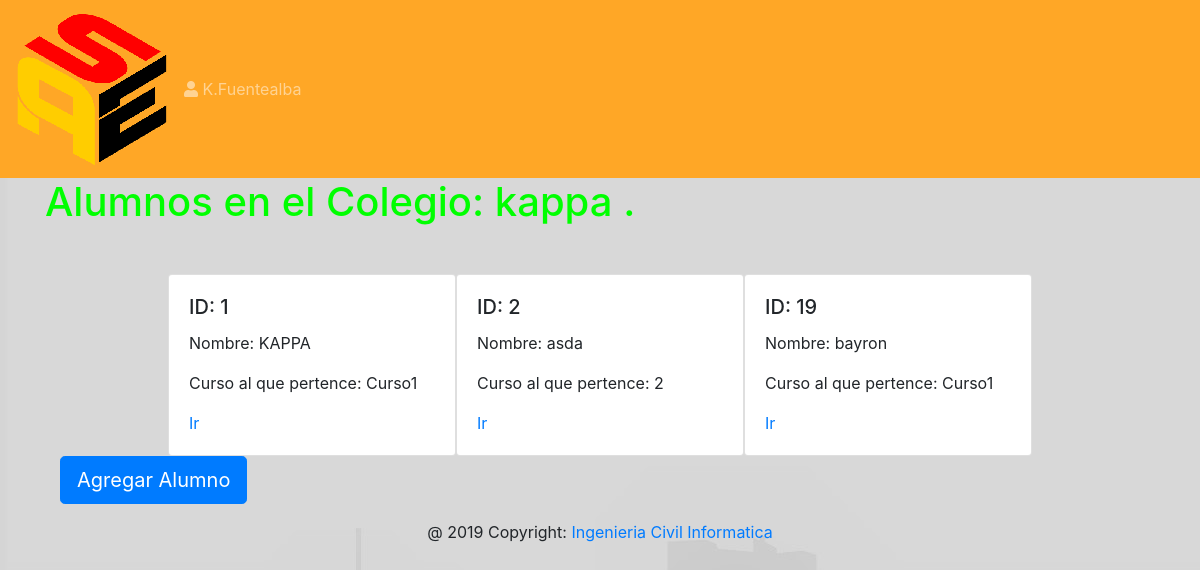
Page /Alumnos/ (signed in) on the committed database.
### Registro/models.py (models this page shows, shortened)
class Colegio(models.Model):
	nombre=models.CharField(max_length=20)
	comuna=models.CharField(max_length=20)
	direccion=models.CharField(max_length=20)
	colegios=models.Manager()

class Alumno(models.Model):
	user = models.OneToOneField(User, on_delete=models.CASCADE, blank=True, null=True)
	GENDER_CHOICES = (
        ('M', 'Male'),
        ('F', 'Female'),
    )
	rut=models.CharField(max_length=10)
	usercreado=models.PositiveIntegerField(default=0, blank=True, null=True)
	tipouser=models.PositiveIntegerField(blank=True, null=True)
	nombre=models.CharField(max_length=20)
	apellido=models.CharField(max_length=20)
	fechanacimiento=models.DateTimeField()
	curso=models.ForeignKey(Curso,on_delete=models.CASCADE)
	sexo = models.CharField(max_length=1,choices=GENDER_CHOICES)
	alumno=models.Manager()

class Curso(models.Model):
	nombrecurso=models.CharField(max_length=20)
	codigo_curso=models.CharField(max_length=4)
	colegio= models.ForeignKey(Colegio,on_delete=models.CASCADE)
	cursos=models.Manager()

### Registro/views.py (the view)
# urls.py: url(r'Alumnos/',views.AlumnosView.as_view(),name="Alumnos"),
class AlumnosView(LoginRequiredMixin, TemplateView):
	def get(self,request,**kwargs):
		return render(request,'Alumnos.html',{'alumno':Alumno.alumno.all(),'tipo':2,'colegio':Colegio.colegios.get(id=request.user.last_name)})

### Registro/templates/Alumnos.html (shortened to what this page needs)
{% extends 'base.html' %}
{% block content %}
{% ifequal tipo 2%}
<h1>Alumnos en el Colegio: {{colegio.nombre}} .</h1>
 <div class="container">
 	<div class="row mt-5 justify-content-center">
 {% for alumnos in alumno %}
 		<div class="card" style="width: 18rem;">
 			<div class="card-body">
 				<h5 class="card-title">ID: {{alumnos.id}}</h5>
 				<p class="card-text">Nombre: {{alumnos.nombre}}</p>
 				<p class="card-text">Curso al que pertence: {{alumnos.curso.nombrecurso}}</p>
 				<a href="/alumno/{{alumnos.id}} " class="card-link">Ir</a>
 			</div>
 		</div>
 {% endfor %}
 	</div>
 	<a class="btn btn-primary btn-lg" href="/alumno/create/" role="button">Agregar Alumno</a>
 </div>
{% endifequal%}
{% endblock %}

### Registro/templates/navbar.html (shortened to what this page needs)
{% load staticfiles %}
<nav class="navbar navbar-expand-lg navbar-dark" style="background-color: #ffa726;">
	<a class="navbar-brand" href="{% url 'index' %}"><img id="brand-image"  src="{% static 'images/Logo152.png' %}" /></a>
	<div class="collapse navbar-collapse" id="navbarNav">
		<ul class="navbar-nav mr-auto">
		{% if user.is_authenticated %}
<span class="navbar-text">
	<i alt="Website Logo" class="fas fa-user"></i> {{ user.username }}
</span>
{% endif %}
</div>
</nav>

### Registro/static/css/Registro.css (style rules this page uses)
h1 { color: #00ff00 }
.navbar { background-color: #FFA500; !important; }

### rows in the picture
Colegio: nombre "kappa"
Alumno: id "1", nombre "KAPPA", curso.nombrecurso "Curso1"
Alumno: id "2", nombre "asda", curso.nombrecurso "2"
Alumno: id "19", nombre "bayron", curso.nombrecurso "Curso1"

### other values in the picture
{{ user.username }} "K.Fuentealba"
